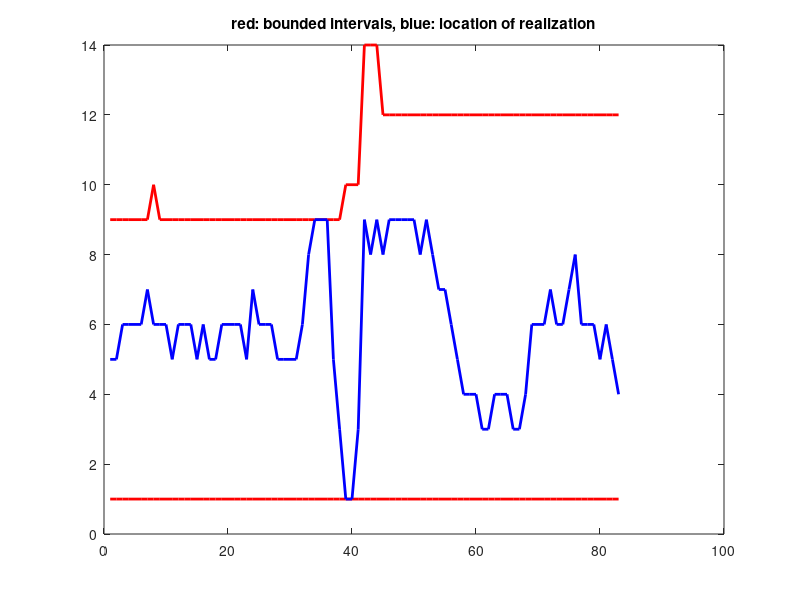

This chart was generated by the following MATLAB code: (Note: this script raises an error after producing the figure.)
% data management for ECP-SPF
% date: 2017-11-18 (revised: 2020-07-27)
% minchul shin

% preliminary analysis
clc; clear all; close all;
workpath = pwd;
datapath = '../data/';

addpath(datapath);
addpath(genpath('toolbox_plot'));

%% load data
% forecast
load('data_ecb_spf_2019Q4_v02.mat');

% pick a dataset
dname = 'ecbspf_infl_1y';
eval(['xxx = ', dname, ';']);

%% Checking bins
% how many realizations are outside of interval bins ...
ns0 = size(xxx,1); %

% computing actual number of surveys (surveys when actuals are available)
ns = 0;
for sind = 1:1:ns0
    if ~isnan(xxx(sind).actual)
        ns = ns+1;
    end
end

% reterive information
y0 = zeros(ns,1); %lowest bin
y1 = zeros(ns,1); %highest bin
ya = zeros(ns,1); %actual
nbins   = zeros(ns,1);
locbins = zeros(ns,1);
for sind = 1:1:ns;
    p  = xxx(sind).hist;
    px = xxx(sind).histx;
    y  = xxx(sind).actual;
    temp_ind = find((px(:,1)<y)&(y<=px(:,2)));
    
    nbins(sind,1) = size(px,1);
    locbins(sind,1) = temp_ind;
    
    
    y0(sind,1) = px(1,2);
    y1(sind,1) = px(end,1);
    ya(sind,1) = y;
    
end

figure
plot([ones(ns,1),nbins], 'r','linewidth', 2)
hold on
plot(locbins, 'b', 'linewidth',2)
hold off
title('red: bounded intervals, blue: location of realization');


fig = figure(2);
setmyfig(fig, [1.7, 1.2, 8, 4]);
plot([y0,y1], 'r', 'linewidth',2);
hold on
plot(ya, 'b', 'linewidth',2);
hold off
set(gca, 'linewidth',2, 'fontsize', 20);
xlabel('Time');
title('Range of intervals');


fig = figure(3);
setmyfig(fig, [1.7, 1.2, 8, 4]);
plot(nbins, 'linewidth',3)
ylim([7,23]);
set(gca, 'linewidth',2, 'fontsize', 20);
xlabel('Time');
title('number of bins');


%% Unique number of ids and their appearances
% how many realizations are outside of interval bins ...
ns0 = size(xxx,1); %

% computing actual number of surveys (surveys when actuals are available)
ns = 0;
for sind = 1:1:ns0
    if ~isnan(xxx(sind).actual)
        ns = ns+1;
    end
end

% reterive information
temp_id = [];
for sind = 1:1:ns
    temp_id  = [temp_id; xxx(sind).id_hist];
end

% total responses
disp(size(temp_id));

% total unique ids
disp(size(unique(temp_id)));

% unique id
id_unq = unique(temp_id);
id_n = length(id_unq);

id_res = zeros(ns,id_n);
for sind = 1:1:ns
    temp_id = xxx(sind).id_hist;
    for i=1:1:id_n
        if ismember(id_unq(i), temp_id)
            id_res(sind,i) = 1;
        end
    end
end

% -----------------------
% forecasters selection
% The filter is such that forecasters with more
% than four consecutive missing observations are excluded
% from the panel. (Genre, Kenny, Meyler, Timmermann)
KK  = 5;
KK0 = 0;
iniK = 4; %don't check this condition for the iniK quarters
id_sel = zeros(id_n,1);

for iind = 1:1:id_n
    temp_x = id_res(:,iind);
    
    % crit 1 = first KK0 exists
    valid1 = sum(temp_x(1:KK0,1)) == KK0;
    
    % crit 2 = keep only those who are not missing KK consecutive surveys
    valid2 = 1;
    temp_y = temp_x == 0;
    for i=(KK+iniK):1:size(temp_y)
        if sum(temp_y(i-KK+1:i,1)) == KK
            valid2 = 0;
            break;
        end
    end
    
    if valid1&&valid2
        id_sel(iind,1) = 1;
    end
end
disp('number of forecasters after filtering');
sum(id_sel)
id_in = id_unq(logical(id_sel));


% -------------------------------------
% construct a new panel
id_n = numel(id_in);
zzz = xxx; %copy
for sind = 1:1:ns
    temp_xxx = xxx(sind);
    temp_zzz = zzz(sind);
    
    % temp_xxx.hist
    % temp_xxx.id_hist
    
    temp_id = temp_xxx.id_hist; %id in the original data
    nbins = size(temp_xxx.hist,2);
    
    temp_zzz.hist = nan*ones(id_n,nbins);
    temp_zzz.id_hist = id_in;
    for i=1:1:id_n
        if ismember(id_in(i), temp_id)
            temp_zzz.hist(i,:) = temp_xxx.hist(temp_id == id_in(i),:);
        end
    end
    
    % add average hist (all forecasters)
    temp_zzz.hist_avg_a = mean(temp_xxx.hist,1,'omitnan');
    
    % add average hist (filtered forecasters)
    temp_zzz.hist_avg_s = mean(temp_zzz.hist,1,'omitnan');
    
    % store
    zzz(sind).hist       = temp_zzz.hist;
    zzz(sind).id_hist    = temp_zzz.id_hist;
    zzz(sind).hist_avg_a = temp_zzz.hist_avg_a;
    zzz(sind).hist_avg_s = temp_zzz.hist_avg_s;
end

% example figure
figure
plot(temp_zzz.hist', 'k', 'linewidth',1)
hold on
plot(temp_zzz.hist_avg_s', 'r', 'linewidth',3)
plot(temp_zzz.hist_avg_a', 'b', 'linewidth',3)
hold off

% -------------------------------------
% extrapolation
% 1) t=1, we replace with average forecasts
% 2) t>1, we replace with the similar forecasters (ordered by ranked score, by five group, based on previous survey performance)
sind = 1;
temp_zzz = zzz(sind);
temp_nan = isnan(temp_zzz.hist(:,1));
temp_zzz.hist(temp_nan,:) = repmat(temp_zzz.hist_avg_s, sum(temp_nan),1);
zzz(sind).hist = temp_zzz.hist;

% rps
temp_n = numel(temp_nan);
zzz(sind).rps = zeros(temp_n,1);
for i = 1:1:temp_n
    temp_p = temp_zzz.hist(i,:)';
    temp_x = temp_zzz.histx(:,:);
    temp_y = temp_zzz.actual;
    temp_rps = -sum( (cumsum(temp_p)/100 - (temp_y<=temp_x(:,2))).^2 ); %rps from Czado, Genieting ...
    zzz(sind).rps(i,1) = temp_rps;
end

% rps ranking
[a,b] = sort(zzz(sind).rps, 'descend');
zzz(sind).rps_ranking = zeros(temp_n,1);
zzz(sind).rps_ranking(b,1) = (1:1:temp_n)';
% (Ngr) groups by rps
Ngr = 5;
temp_nn = round(temp_n/Ngr);
% zzz(sind).rps_group(b,1) = [ones(temp_nn,1); 2*ones(temp_nn,1); 3*ones(temp_n-2*temp_nn,1)];
temp_rps_group = ones(temp_nn,1);
for igr = 2:(Ngr-1)
    temp_rps_group = [temp_rps_group; igr*ones(temp_nn,1)];
end
temp_rps_group = [temp_rps_group; Ngr*ones(temp_n-(Ngr-1)*temp_nn,1)];
zzz(sind).rps_group(b,1) = temp_rps_group;

% t>1
for sind = 2:1:ns
    temp_zzz = zzz(sind);
    temp_nan = isnan(temp_zzz.hist(:,1));
    temp_idloc = find(temp_nan);
    for i=1:1:numel(temp_idloc)
        %zzz(sind-1).rps(temp_idloc(i))
        temp_rg  = zzz(sind-1).rps_group;
        temp_rgi = temp_rg(temp_idloc(i));
        zzz(sind).hist(temp_idloc(i),:) = mean(zzz(sind).hist(temp_rg == temp_rgi,:),'omitnan');
    end
    
    % rps
    temp_n = numel(temp_nan);
    zzz(sind).rps = zeros(temp_n,1);
    for i = 1:1:temp_n
        temp_p = zzz(sind).hist(i,:)';
        temp_x = zzz(sind).histx(:,:);
        temp_y = zzz(sind).actual;
        temp_rps = -sum( (cumsum(temp_p)/100 - (temp_y<=temp_x(:,2))).^2 ); %rps from Czado, Genieting ...
        zzz(sind).rps(i,1) = temp_rps;
    end
    
    % rps ranking
    [a,b] = sort(zzz(sind).rps, 'descend');
    zzz(sind).rps_ranking = zeros(temp_n,1);
    zzz(sind).rps_ranking(b,1) = (1:1:temp_n)';
    
    % (Ngr) groups by rps
    Ngr = 3;
    temp_nn = round(temp_n/Ngr);
    % zzz(sind).rps_group(b,1) = [ones(temp_nn,1); 2*ones(temp_nn,1); 3*ones(temp_n-2*temp_nn,1)];
    temp_rps_group = ones(temp_nn,1);
    for igr = 2:(Ngr-1)
        temp_rps_group = [temp_rps_group; igr*ones(temp_nn,1)];
    end
    temp_rps_group = [temp_rps_group; Ngr*ones(temp_n-(Ngr-1)*temp_nn,1)];
    zzz(sind).rps_group(b,1) = temp_rps_group;
end

close all

%% save
eval([dname, '_bp = zzz;']);

cd(datapath)
save([dname,'_bp.mat'], [dname, '_bp']);
cd(workpath)
